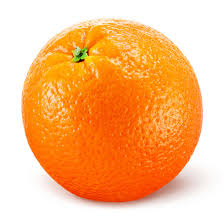
#> input picture OpenCV_lesson/orange.jpg, 224 x 224 px
$ jupyter execute --allow-errors morphological_transform.ipynb
#> lines starting #> are read from the running program, lines starting #| are printed output that depends on the picture; after the words box and inside, x2 and y2 are one past the last pixel; in counts of white or black regions, pixels touching at a corner belong together
# example1

[cell 1]
import cv2
import numpy as np

img = cv2.imread ("orange.jpg", cv2.IMREAD_GRAYSCALE)
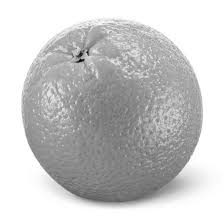
#> img: shape (224, 224); min 7, max 255, mean 200.7
_, mask = cv2.threshold(img, 230, 255, cv2.THRESH_BINARY_INV)
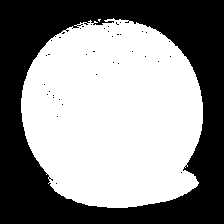
#> mask: shape (224, 224); 55.4% white; 39 black regions (38 under 20 px), largest, box (x1, y1, x2, y2) and area: (0, 0, 224, 224) 22348

kernel = np.ones((5,5), np.uint8)
dilation = cv2.dilate(mask, kernel)
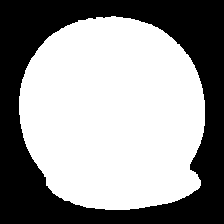
#> dilation: shape (224, 224); 58.8% white; 1 black region, box (x1, y1, x2, y2) and area: (0, 0, 224, 224) 20652

cv2.imshow("Image", img)
cv2.imshow("Mask", mask)
cv2.imshow("Dilation", dilation)
cv2.waitKey(0)
cv2.destroyAllWindows()
